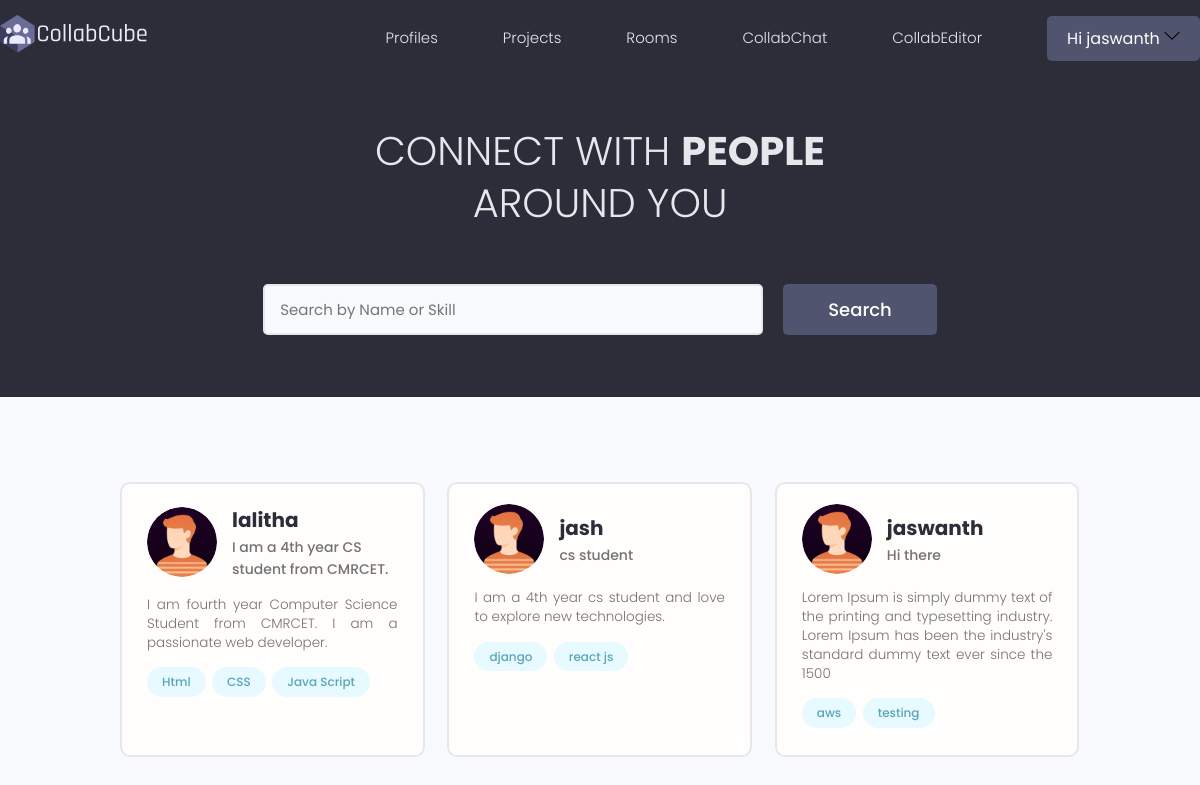
The app's page / (signed in) with its own data.
### users/models.py (models this page shows, shortened)
class Profile(models.Model):
    user = models.OneToOneField(User, on_delete= models.CASCADE, null=True,blank= True)
    name = models.CharField(max_length=200,null=True)
    email = models.EmailField(unique=True,max_length=300,null=True)
    username = models.CharField(max_length=200,unique=True,null=True)
    ROLE_TYPE =(
        ('faculty','Faculty'),
        ('student','Student')
    )
    role = models.CharField(max_length=200,choices=ROLE_TYPE,null=True)
    facultyid_or_studentid = models.CharField(max_length=200,unique=True,null=True)
    short_intro = models.CharField(max_length=200,null=True)
    bio = models.TextField(blank=True, null = True)
    profile_image= models.ImageField(default= 'profiles/male.png',null=True, upload_to ='profiles/')
    social_github = models.CharField(max_length=200,null=True,blank=True)
    social_linkedin = models.CharField(max_length=200,null=True,blank=True)
    social_website = models.CharField(max_length=200,null=True,blank=True)
    social_twitter = models.CharField(max_length=200,null=True,blank=True)
    created = models.DateTimeField(auto_now_add=True)
    id = models.UUIDField(default=uuid.uuid4, unique=True, primary_key=True,editable=False)
    class Meta:
        ordering = ['-created']
    @property
    def imageURL(self):
        try:
            url = self.profile_image.url
        except:
            url = ''
        return url

class Skill(models.Model):
    owner = models.ForeignKey(Profile, on_delete=models.CASCADE,null=True, blank=True)
    name = models.CharField(max_length=200,null=True,blank=True)
    description = models.TextField(null=True,blank=True)
    created = models.DateTimeField(auto_now_add=True)
    id = models.UUIDField(default=uuid.uuid4, unique=True, primary_key=True,editable=False)
    def __str__(self):
        return str(self.name)

### users/views.py (the view)
# urls.py: path('',profiles, name="profiles"),
@login_required(login_url="login")
def profiles(request):
    profiles , search_query = searchProfiles(request)
    custom_range, profiles = paginateProfiles(request, profiles, 6)
    context={'profiles':profiles,'search_query':search_query,'custom_range': custom_range}
    return render(request,'users/profiles.html',context)

### users/utils.py (called while the page is built)
def paginateProfiles(request, profiles, results):
    page = request.GET.get('page')
    paginator = Paginator(profiles, results)
    try:
        profiles = paginator.page(page)
    except PageNotAnInteger:
        page = 1
        profiles = paginator.page(page)
    except EmptyPage:
        page = paginator.num_pages
        profiles = paginator.page(page)
    leftIndex = (int(page) - 4)
    if leftIndex < 1:
        leftIndex = 1
    rightIndex = (int(page) + 5)
    if rightIndex > paginator.num_pages:
        rightIndex = paginator.num_pages + 1
    custom_range = range(leftIndex, rightIndex)
    return custom_range, profiles

def searchProfiles(request):
    search_query = ''
    if request.GET.get('search_query'):
        search_query = request.GET.get('search_query')
    skills = Skill.objects.filter(name__icontains=search_query)
    profiles=Profile.objects.distinct().filter(Q(username__icontains=search_query)|Q(short_intro__icontains=search_query)|Q(skill__in=skills))
    return profiles, search_query

### users/templates/users/profiles.html (shortened to what this page needs)
{% extends 'main.html' %}
{% block content %}
<main class="home">
    <section class="hero-section text-center">
      <div class="container container--narrow">
        <div class="hero-section__box">
          <h2>CONNECT WITH <span>PEOPLE</span></h2>
          <h2>AROUND YOU</h2>
        </div>
        <div class="hero-section__search">
          <form class="form" id="searchForm" action="{% url 'profiles' %}" method="get">
            <div class="form__field">
              <input class="input input--text" id="formInput#search" type="text" name="search_query"
                value="{{search_query}}" placeholder="Search by Name or Skill " />
            </div>
            <input class="btn btn--sub btn--lg" type="submit" value="Search" />
          </form>
        </div>
      </div>
    </section>
    <section class="devlist">
      <div class="container">
        <div class="grid grid--three">
            {%for profile in profiles %}
          <div class="column card">
            <div class="dev">
              <a href="{% url 'user-profile' profile.id %}" class="card__body">
                <div class="dev__profile">
                  <img class="avatar avatar--md" src="{{profile.imageURL}}" alt="image" />
                  <div class="dev__meta">
                    <h3>{{profile.username}}</h3>
                    <h5>{{profile.short_intro|slice:"50"}}</h5>
                  </div>
                </div>
                <p class="dev__info">
                    {{profile.bio|slice:"150"}}
                </p>
                <div class="dev__skills">
                    {% for skill in profile.skill_set.all|slice:"3" %}
                  <span class="tag tag--pill tag--main">
                    <small>{{skill}}</small>
                  </span>
                  {%endfor%}
                </div>
              </a>
            </div>
          </div>
          {%endfor%}
        </div>
      </div>
    </section>
  </main>
{% endblock%}

### templates/navbar.html (shortened to what this page needs)
{%load static%}
<header class="header">
    <div class="container container--narrow">
      <a href="{% url 'profiles' %}" class="header__logo">
        <img src="{% static 'images/logo.svg' %}" alt="CollabCube Logo" />
      </a>
      <nav class="header__nav">
        <ul class="header__menu">
          {% if request.user.is_authenticated %}
          <li class="header__menuItem"><a href="{% url 'profiles' %}">Profiles</a></li>
          <li class="header__menuItem"><a href="{% url 'projects' %}">Projects</a></li>
          <li class="header__menuItem"><a href="{% url 'rooms' %}">Rooms</a></li>
          <li class="header__menuItem"><a href="{% url 'lobby' %}">CollabChat</a></li>
          <li class="header__menuItem"><a target="_blank" href="https://collabeditorr.herokuapp.com/" >CollabEditor</a></li>
          <li class="btn btn--sub">
            <div class="header__user1">
              <button class="dropdown-button1 " >Hi {{request.user.username}}
                <svg version="1.1" xmlns="http://www.w3.org/2000/svg" width="16" height="16" viewBox="0 0 32 32" >
                  <path d="M16 21l-13-13h-3l16 16 16-16h-3l-13 13z"></path>
                </svg>
              </button>
            </div>
          </li>
          {% endif%}
        </ul>
      </nav>
    </div>
  </header>

### static/styles/app.css (style rules this page uses)
:root { --color-sub: #2d2d39; }
.btn--sub { background-color: var(--color-sub-light); }
.card { border: 2px solid var(--color-light); }
img { width: 100%; }
.header { position: sticky; z-index: 111; background-color: var(--color-sub); padding: 1.5rem 0; }
.header > .container { display: flex; justify-content: space-between; align-items: center; width: 100%; }
.header__logo > img { height: 3.8rem; }
.header__nav > ul { display: inline-flex; align-items: center; list-style: none; gap: 6.5rem; }
.header__menuItem > a { color: var(--color-light); font-weight: 300; }
.hero-section { height: 40vh; display: flex; align-items: center; background-color: var(--color-sub); }
.hero-section__box { margin-bottom: 4rem; }
.hero-section__box > h2, .hero-section__box > h2 > span { font-size: 4rem; color: var(--color-light); line-height: 1.3; text-transform: uppercase; }
.hero-section__box > h2 { font-weight: 300; }
.hero-section__box > h2 > span { font-weight: 700; }
.hero-section__search > .form { display: flex; align-items: center; justify-content: center; gap: 2rem; }
.hero-section__search > .form input.input--text { width: 50rem; }
.devlist { margin-top: 8rem; }
.devlist .grid { align-items: stretch; }
.devlist .dev .dev__profile { display: flex; align-items: center; gap: 1.5rem; }
.devlist .dev .dev__meta h3 { color: var(--color-sub); font-size: 2rem; font-weight: 700; }
.devlist .dev .dev__meta h5 { color: var(--color-text); font-size: 1.4rem; font-weight: 500; }
.devlist .dev .dev__info { margin: 1.5rem 0; font-size: 1.35rem; line-height: 1.4; text-align: justify; }
:root { --color-main1: #71c6dd; --color-main-light1: #e1f6fb; --color-dark1: #3f4156; --color-dark-medium1: #51546e; --color-dark-light1: #696d97; --color-light1: #e5e5e5; --color-gray1: #8b8b8b; --color-light-gray1: #b2bdbd; --color-bg1: #2d2d39; --color-success1: #5dd693; --color-error1: #fc4b0b; }
.header__logo1, .header__user1 { display: flex; gap: 2rem; align-items: center; }
.dropdown-button1 { background: transparent; border: 0; outline: 0; cursor: pointer; }

### static/uikit/styles/modules/_variables.css (style rules this page uses)
:root { --color-main: #5aa5b9; --color-main-light: #e6faff; --color-sub: #3f4156; --color-sub-light: #51546e; --color-sub-lighter: #ededfd; --color-text: #737373; --color-gray: #8b8b8b; --color-light: #e5e7eb; --color-light-gray: #767676; --color-bg: #f8fafd; --color-white: #fffefd; --color-white-light: #f3f3f3; --color-success: #359e64; --color-success-bg: #def8e8; --color-error: #fc4b0b; --color-error-bg: #fff2ee; --font-base: 'Poppins', arial, helvetica, 'Segoe UI', roboto, ubuntu, sans-serif; --font-monospace: 'Fira Code', 'Courier New', courier, monospace; --font-regular: 300; --font-medium: 500; --font-bold: 700; --generic-shadow: 1px 1px 5px #00000010; --generic-transition: all 0.3s ease-in-out; }

### static/uikit/styles/modules/_base.css (style rules this page uses)
* { margin: 0; padding: 0; box-sizing: border-box; text-rendering: optimizeLegibility; color: inherit; font-size: inherit; }
html { font-size: 50%; }
@media only screen and (min-width: 480px) { html { font-size: 56.25%; } }
@media only screen and (min-width: 1200px) { html { font-size: 62.5%; } }
body { line-height: 1.6; font-weight: 400; font-size: 1.5rem; color: var(--color-text); background-color: var(--color-bg); min-height: 100vh; }

### static/uikit/styles/modules/_typography.css (style rules this page uses)
* { font-family: var(--font-base); }
h2 { font-size: 3.6rem; font-weight: var(--font-bold); }
h3 { font-size: 3.2rem; font-weight: var(--font-medium); }
h5 { font-size: 2.4rem; font-weight: var(--font-medium); }
h5, h6 { font-weight: var(--font-regular); }
p, span, strong { font-size: 1.6rem; color: var(--color-text); font-weight: var(--font-regular); }
a { padding-bottom: 2px; text-decoration: none; display: inline-block; color: var(--color-main); font-weight: var(--font-medium); }

### static/uikit/styles/modules/_utilities.css (style rules this page uses)
.container { width: 92%; max-width: 165rem; margin: 0 auto; box-sizing: border-box; }
.container--narrow { width: 92%; max-width: 120rem; }
@media screen and (min-width: 1000px) { .container { width: 90%; } }
@media screen and (min-width: 1000px) { .container--narrow { width: 85%; } }
@media screen and (min-width: 1200px) { .container { width: 80%; } }
@media screen and (min-width: 1200px) { .container--narrow { width: 72%; } }
.text-center { text-align: center; }

### static/uikit/styles/modules/_avatar.css (style rules this page uses)
.avatar { border-radius: 50%; object-fit: cover; }
.avatar--md { height: 7rem; width: 7rem; }

### records on screen
Profile: imageURL (picture), username "lalitha", short_intro "I am a 4th year CS student from CMRCET.", bio "I am fourth year Computer Science Student from CMRCET. I am a passionate web developer."
Skill: name "Html"
Skill: name "CSS"
Skill: name "Java Script"
Profile: imageURL (picture), username "jash", short_intro "cs student", bio "I am a 4th year cs student and love to explore new technologies."
Skill: name "django"
Skill: name "react js"
Profile: imageURL (picture), username "jaswanth", short_intro "Hi there", bio "Lorem Ipsum is simply dummy text of the printing and typesetting industry. Lorem Ipsum has been the industry's standard dummy text ever since the 1500"
Skill: name "aws"
Skill: name "testing"

### other values on screen
{{ request.user.username }} "jaswanth"
